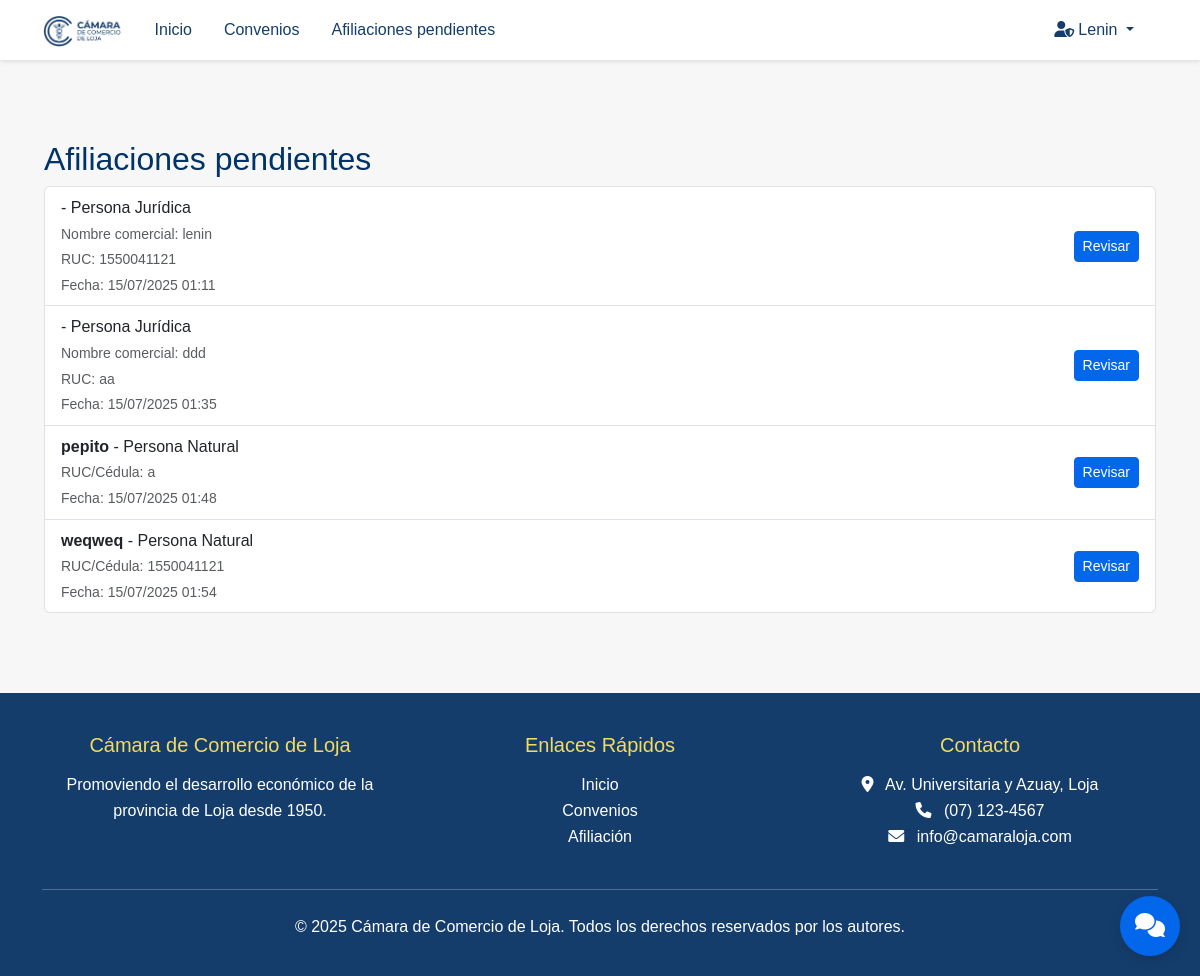
The app's page /afiliaciones-pendientes/ (signed in), older data.
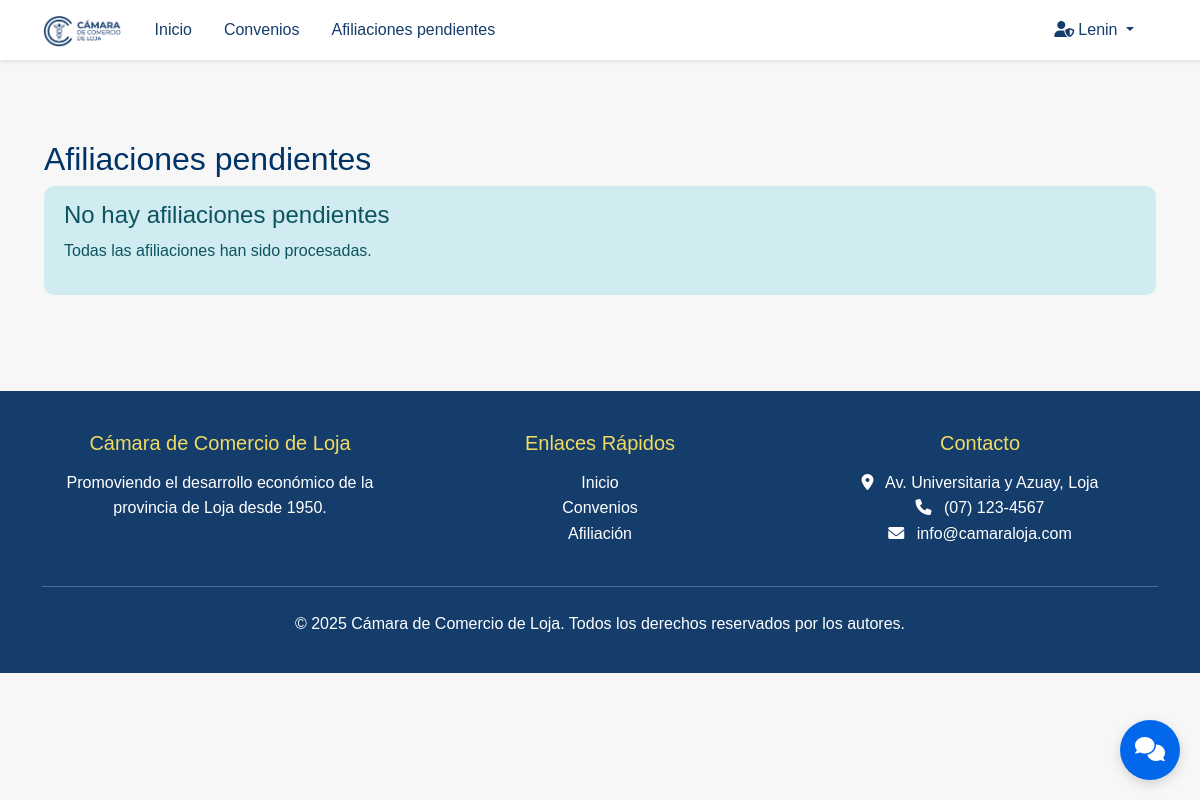
The same page, newer data.
### camara/models.py (models this page shows, shortened)
class Afiliacion(models.Model):
    ESTADO_CHOICES = [
        ('pendiente', 'Pendiente'),
        ('aprobada', 'Aprobada'),
        ('rechazada', 'Rechazada'),
    ]
    usuario = models.ForeignKey(Usuario, on_delete=models.SET_NULL, null=True, blank=True)
    fecha_solicitud = models.DateTimeField(default=timezone.now)
    fecha_afiliacion = models.DateTimeField(null=True, blank=True)
    estado = models.CharField(max_length=10, choices=ESTADO_CHOICES, default='pendiente')
    tipo_persona = models.CharField(max_length=20, choices=[('natural', 'Natural'), ('juridica', 'Jurídica')])
    correo_electronico = models.EmailField()
    telefono = models.CharField(max_length=20, null=True, blank=True)
    red_social_whatsapp = models.BooleanField(default=False)
    red_social_facebook = models.BooleanField(default=False)
    red_social_instagram = models.BooleanField(default=False)
    red_social_youtube = models.BooleanField(default=False)
    red_social_tiktok = models.BooleanField(default=False)
    comprobante_pago = models.FileField(upload_to='comprobantes/', null=True, blank=True)
    class Meta:
        abstract = True

class AfiliacionNatural(Afiliacion):
    nombre_comercial_o_nombres = models.CharField(max_length=255)
    ruc_o_cedula = models.CharField(max_length=20)
    direccion_principal = models.TextField(null=True, blank=True)
    calle = models.CharField(max_length=255, null=True, blank=True)
    numero = models.CharField(max_length=50, null=True, blank=True)
    calle_interseccion = models.CharField(max_length=255, null=True, blank=True)
    referencia = models.CharField(max_length=255, null=True, blank=True)
    edificio = models.CharField(max_length=255, null=True, blank=True)
    piso = models.CharField(max_length=10, null=True, blank=True)
    oficina = models.CharField(max_length=10, null=True, blank=True)
    parroquia = models.CharField(max_length=255, null=True, blank=True)
    ciudad = models.CharField(max_length=255, null=True, blank=True)
    pais = models.CharField(max_length=255, null=True, blank=True)
    pagina_web = models.URLField(null=True, blank=True)

### camara/views.py (the view)
# urls.py: path('afiliaciones-pendientes/', views.afiliaciones_pendientes, name='afiliaciones_pendientes'),
@permission_required('camara.view_afiliacionnatural', login_url='/login/')
def afiliaciones_pendientes(request):
    grupo = get_user_group(request.user)
    if grupo != 'admin':
        return redirect('home')
    pendientes_natural = AfiliacionNatural.objects.filter(estado='pendiente')
    pendientes_juridica = AfiliacionJuridica.objects.filter(estado='pendiente')
    pendientes = list(pendientes_natural) + list(pendientes_juridica)
    return render(request, 'adminview/afiliaciones_pendientes.html', {
        'pendientes': pendientes,
    })

### camara/views.py (called while the page is built)
def get_user_group(user):
    if user.is_superuser or user.is_staff:
        return 'admin'
    if user.groups.filter(name='Socio').exists():
        return 'socio'
    if user.groups.filter(name='Visitante').exists():
        return 'visitante'
    return 'otro'

### camara/template/adminview/afiliaciones_pendientes.html (shortened to what this page needs)
{% extends "master.html" %}
{% block content %}
<div class="container mt-5">
    <h2>Afiliaciones pendientes</h2>
    {% if pendientes %}
        <div class="list-group">
            {% for af in pendientes %}
                <div class="list-group-item d-flex justify-content-between align-items-center">
                    <div>
                        {% if af.tipo_persona == 'natural' %}
                            <strong>{{ af.nombre_comercial_o_nombres }}</strong> - Persona Natural
                            <br><small class="text-muted">RUC/Cédula: {{ af.ruc_o_cedula }}</small>
                        {% else %}
                            <strong>{{ af.razon_social }}</strong> - Persona Jurídica
                            <br><small class="text-muted">Nombre comercial: {{ af.nombre_comercial_o_nombres }}</small>
                            <br><small class="text-muted">RUC: {{ af.ruc_o_cedula }}</small>
                        {% endif %}
                        <br><small class="text-muted">Fecha: {{ af.fecha_solicitud|date:"d/m/Y H:i" }}</small>
                    </div>
                    <a href="{% url 'detalle_afiliacion' af.pk %}" class="btn btn-primary btn-sm">Revisar</a>
                </div>
            {% endfor %}
        </div>
    {% else %}
        <div class="alert alert-info">
            <h4>No hay afiliaciones pendientes</h4>
            <p>Todas las afiliaciones han sido procesadas.</p>
        </div>
    {% endif %}
</div>
{% endblock %}

Row changes from the older to the newer data that the page shows:
removed AfiliacionNatural: nombre_comercial_o_nombres "lenin", ruc_o_cedula "1550041121", fecha_solicitud "15/07/2025 01:11"
removed AfiliacionNatural: nombre_comercial_o_nombres "ddd", ruc_o_cedula "aa", fecha_solicitud "15/07/2025 01:35"
removed AfiliacionNatural: nombre_comercial_o_nombres "pepito", ruc_o_cedula "a", fecha_solicitud "15/07/2025 01:48"
removed AfiliacionNatural: nombre_comercial_o_nombres "weqweq", ruc_o_cedula "1550041121", fecha_solicitud "15/07/2025 01:54"
Text that changed along with them:
text now shown: "No hay afiliaciones pendientes Todas las afiliaciones han sido procesadas."
